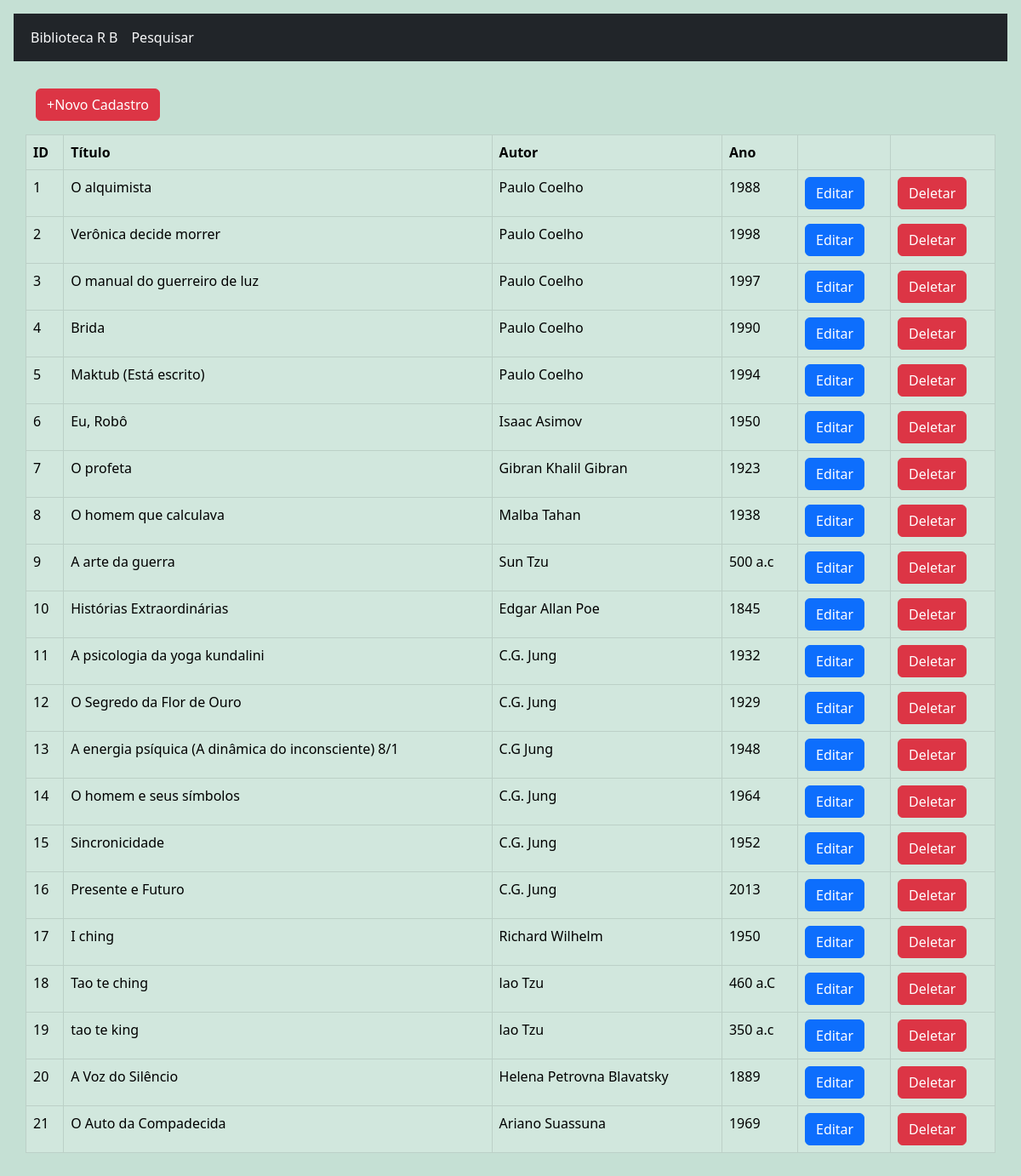
The page /index on the database as committed earlier.
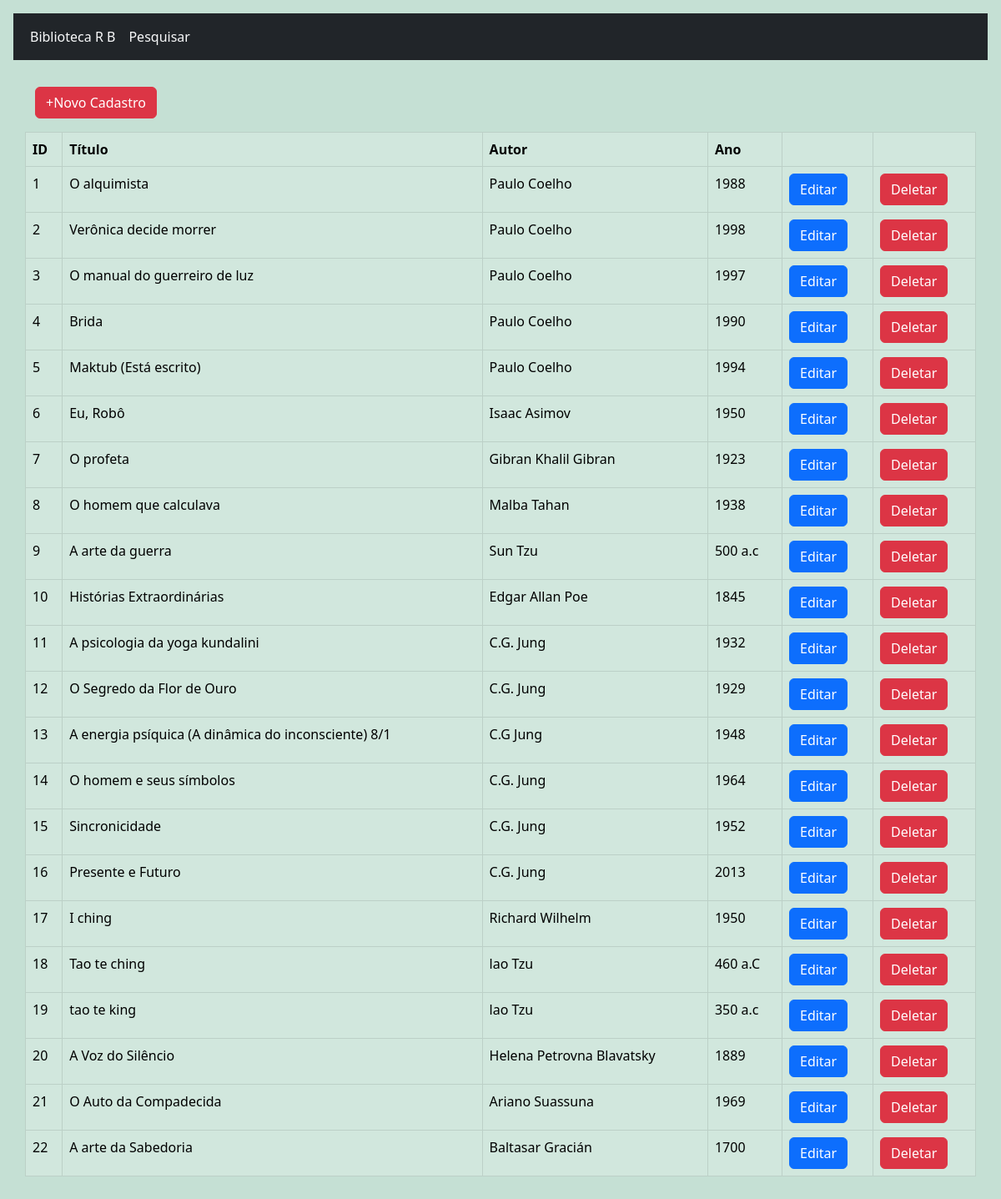
The same page on the database as committed later.
### tables this page shows
CREATE TABLE "livro" (
    "ID" INTEGER PRIMARY KEY AUTOINCREMENT,
    "TITULO" TEXT,
    "AUTOR" TEXT,
    "ANO" TEXT     
    );

### app.py (the view)
@app.route("/")
@app.route("/index")
def index():
    con = sql.connect("form_db.db")
    con.row_factory=sql.Row
    cur=con.cursor()
    cur.execute("select * from livro")
    data=cur.fetchall()
    return render_template ("index.html", datas=data)

### templates/index.html (shortened to what this page needs)
{% extends 'layout.html' %}
{% block body %}
<div class="row">
<p class="text-right"><a href="{{url_for('add_livro')}}" class="btn btn-danger">+Novo Cadastro</a></p>
<table class="table table-bordered table-success">
    <thead>
      <tr>
        <th scope="col">ID</th>
        <th scope="col">Título</th>
        <th scope="col">Autor</th>
        <th scope="col">Ano</th>
          <th scope="col"></th>
          <th scope="col"></th>
      </tr>
    </thead>
    <tbody>
        {% for row in datas %}
      <tr>
        <td>{{loop.index}}</td>
        <td>{{row.TITULO}}</td>
        <td>{{row.AUTOR}}</td>
        <td>{{row.ANO}}</td>
        <td><a href="{{url_for('edit_livro',id=row.ID)}}" class="btn btn-primary">Editar</a></td>
        <td><a href="{{url_for('delete_livro',id=row.ID)}}" class="btn btn-danger" onclick="return confirm ('Tem certeza que deseja apagar?')">Deletar</a></td>
      </tr>
      {% endfor %}
    </tbody>
  </table>
</div>
{% endblock %}

### templates/layout.html (shortened to what this page needs)
<!DOCTYPE html>
<html>
<head>
        <link href="https://cdn.jsdelivr.net/npm/bootstrap@5.2.1/dist/css/bootstrap.min.css" rel="stylesheet">
</head>
<body class="p-3 mb-2 bg-success bg-opacity-25">
    <header>
        <nav class="bg-dark navbar navbar-expand-lg">
            <div class="container-fluid">
              <div class="collapse navbar-collapse" id="navbarNav">
                <ul class="navbar-nav">
                  <li class="nav-item">
                    <a class="nav-link active text-light" aria-current="page" href="{{url_for('index')}}">Biblioteca R B</a>
                  </li>
                  <a class="nav-link active text-light" href="pesquisar_livro">Pesquisar</a>
                </ul>
              </div>
            </div>
          </nav>
    </header>
    <div class="container pt-3">
        {% block body %}
        {% endblock %}
    </div>
</body>
</html>

Rows that differ between the two databases and show on the page:
added livro: TITULO "A arte da Sabedoria", AUTOR "Baltasar Gracián", ANO "1700"
